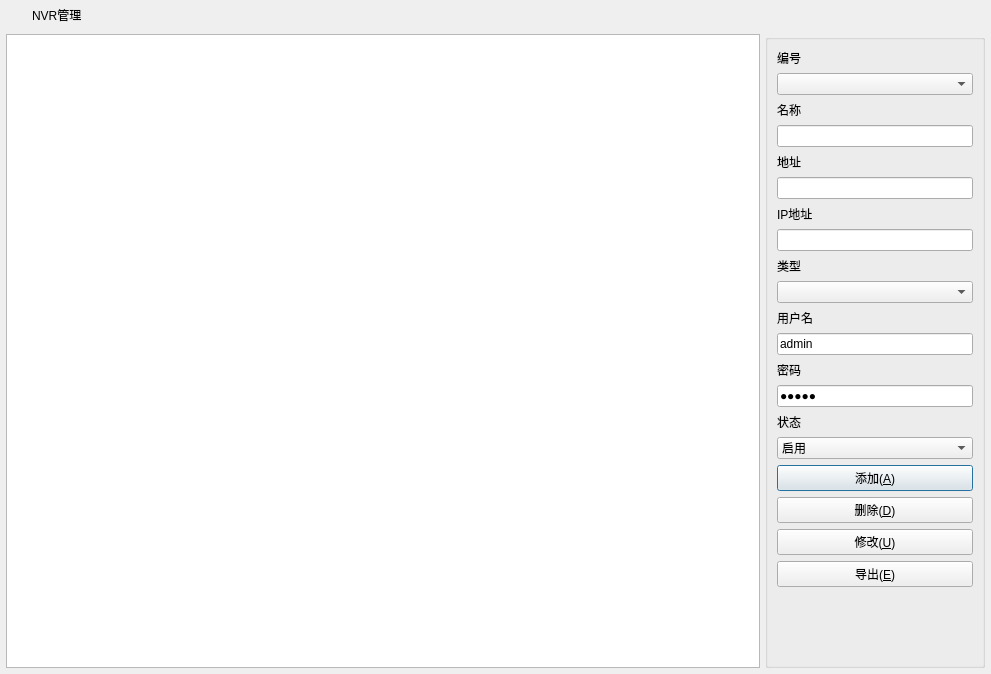
<?xml version="1.0" encoding="UTF-8"?>
<ui version="4.0">
 <class>frmNVR</class>
 <widget class="QDialog" name="frmNVR">
  <property name="geometry">
   <rect>
    <x>0</x>
    <y>0</y>
    <width>991</width>
    <height>674</height>
   </rect>
  </property>
  <property name="windowTitle">
   <string>NVR管理</string>
  </property>
  <layout class="QVBoxLayout" name="verticalLayout">
   <property name="spacing">
    <number>0</number>
   </property>
   <property name="leftMargin">
    <number>1</number>
   </property>
   <property name="topMargin">
    <number>1</number>
   </property>
   <property name="rightMargin">
    <number>1</number>
   </property>
   <property name="bottomMargin">
    <number>1</number>
   </property>
   <item>
    <widget class="QWidget" name="widget_title" native="true">
     <property name="sizePolicy">
      <sizepolicy hsizetype="Preferred" vsizetype="Fixed">
       <horstretch>0</horstretch>
       <verstretch>0</verstretch>
      </sizepolicy>
     </property>
     <property name="minimumSize">
      <size>
       <width>100</width>
       <height>28</height>
      </size>
     </property>
     <layout class="QHBoxLayout" name="horizontalLayout_2">
      <property name="spacing">
       <number>0</number>
      </property>
      <property name="leftMargin">
       <number>0</number>
      </property>
      <property name="topMargin">
       <number>0</number>
      </property>
      <property name="rightMargin">
       <number>0</number>
      </property>
      <property name="bottomMargin">
       <number>0</number>
      </property>
      <item>
       <widget class="QLabel" name="lab_Ico">
        <property name="sizePolicy">
         <sizepolicy hsizetype="Minimum" vsizetype="Preferred">
          <horstretch>0</horstretch>
          <verstretch>0</verstretch>
         </sizepolicy>
        </property>
        <property name="minimumSize">
         <size>
          <width>31</width>
          <height>0</height>
         </size>
        </property>
        <property name="text">
         <string/>
        </property>
        <property name="alignment">
         <set>Qt::AlignCenter</set>
        </property>
       </widget>
      </item>
      <item>
       <widget class="QLabel" name="lab_Title">
        <property name="sizePolicy">
         <sizepolicy hsizetype="Expanding" vsizetype="Preferred">
          <horstretch>0</horstretch>
          <verstretch>0</verstretch>
         </sizepolicy>
        </property>
        <property name="styleSheet">
         <string notr="true">font: 10pt &quot;微软雅黑&quot;;</string>
        </property>
        <property name="text">
         <string>NVR管理</string>
        </property>
        <property name="alignment">
         <set>Qt::AlignLeading|Qt::AlignLeft|Qt::AlignVCenter</set>
        </property>
       </widget>
      </item>
      <item>
       <widget class="QWidget" name="widget_menu" native="true">
        <property name="sizePolicy">
         <sizepolicy hsizetype="Minimum" vsizetype="Preferred">
          <horstretch>0</horstretch>
          <verstretch>0</verstretch>
         </sizepolicy>
        </property>
        <layout class="QHBoxLayout" name="horizontalLayout">
         <property name="spacing">
          <number>0</number>
         </property>
         <property name="leftMargin">
          <number>0</number>
         </property>
         <property name="topMargin">
          <number>0</number>
         </property>
         <property name="rightMargin">
          <number>0</number>
         </property>
         <property name="bottomMargin">
          <number>0</number>
         </property>
         <item>
          <widget class="QPushButton" name="btnMenu_Close">
           <property name="sizePolicy">
            <sizepolicy hsizetype="Minimum" vsizetype="Expanding">
             <horstretch>0</horstretch>
             <verstretch>0</verstretch>
            </sizepolicy>
           </property>
           <property name="minimumSize">
            <size>
             <width>40</width>
             <height>0</height>
            </size>
           </property>
           <property name="cursor">
            <cursorShape>ArrowCursor</cursorShape>
           </property>
           <property name="focusPolicy">
            <enum>Qt::NoFocus</enum>
           </property>
           <property name="toolTip">
            <string>关闭</string>
           </property>
           <property name="text">
            <string/>
           </property>
           <property name="flat">
            <bool>true</bool>
           </property>
          </widget>
         </item>
        </layout>
       </widget>
      </item>
     </layout>
    </widget>
   </item>
   <item>
    <widget class="QWidget" name="widget_main" native="true">
     <property name="styleSheet">
      <string notr="true">font: 11pt &quot;微软雅黑&quot;;</string>
     </property>
     <layout class="QHBoxLayout" name="horizontalLayout_3">
      <property name="spacing">
       <number>5</number>
      </property>
      <property name="leftMargin">
       <number>5</number>
      </property>
      <property name="topMargin">
       <number>5</number>
      </property>
      <property name="rightMargin">
       <number>5</number>
      </property>
      <property name="bottomMargin">
       <number>5</number>
      </property>
      <item>
       <widget class="QTableView" name="tableMain"/>
      </item>
      <item>
       <widget class="QGroupBox" name="gboxRight">
        <property name="sizePolicy">
         <sizepolicy hsizetype="Minimum" vsizetype="Preferred">
          <horstretch>0</horstretch>
          <verstretch>0</verstretch>
         </sizepolicy>
        </property>
        <property name="minimumSize">
         <size>
          <width>220</width>
          <height>0</height>
         </size>
        </property>
        <property name="title">
         <string/>
        </property>
        <layout class="QVBoxLayout" name="verticalLayout_2">
         <item>
          <widget class="QLabel" name="labNVRID">
           <property name="text">
            <string>编号</string>
           </property>
          </widget>
         </item>
         <item>
          <widget class="QComboBox" name="cboxNVRID"/>
         </item>
         <item>
          <widget class="QLabel" name="labNVRName">
           <property name="text">
            <string>名称</string>
           </property>
          </widget>
         </item>
         <item>
          <widget class="QLineEdit" name="txtNVRName">
           <property name="sizePolicy">
            <sizepolicy hsizetype="Minimum" vsizetype="Fixed">
             <horstretch>0</horstretch>
             <verstretch>0</verstretch>
            </sizepolicy>
           </property>
           <property name="text">
            <string/>
           </property>
          </widget>
         </item>
         <item>
          <widget class="QLabel" name="labNVRAddr">
           <property name="text">
            <string>地址</string>
           </property>
          </widget>
         </item>
         <item>
          <widget class="QLineEdit" name="txtNVRAddr">
           <property name="sizePolicy">
            <sizepolicy hsizetype="Minimum" vsizetype="Fixed">
             <horstretch>0</horstretch>
             <verstretch>0</verstretch>
            </sizepolicy>
           </property>
           <property name="text">
            <string/>
           </property>
          </widget>
         </item>
         <item>
          <widget class="QLabel" name="labNVRIP">
           <property name="text">
            <string>IP地址</string>
           </property>
          </widget>
         </item>
         <item>
          <widget class="QLineEdit" name="txtNVRIP">
           <property name="sizePolicy">
            <sizepolicy hsizetype="Minimum" vsizetype="Fixed">
             <horstretch>0</horstretch>
             <verstretch>0</verstretch>
            </sizepolicy>
           </property>
           <property name="text">
            <string/>
           </property>
          </widget>
         </item>
         <item>
          <widget class="QLabel" name="labNVRType">
           <property name="text">
            <string>类型</string>
           </property>
          </widget>
         </item>
         <item>
          <widget class="QComboBox" name="cboxNVRType">
           <property name="sizePolicy">
            <sizepolicy hsizetype="Minimum" vsizetype="Fixed">
             <horstretch>0</horstretch>
             <verstretch>0</verstretch>
            </sizepolicy>
           </property>
          </widget>
         </item>
         <item>
          <widget class="QLabel" name="labNVRUserName">
           <property name="text">
            <string>用户名</string>
           </property>
          </widget>
         </item>
         <item>
          <widget class="QLineEdit" name="txtNVRUserName">
           <property name="sizePolicy">
            <sizepolicy hsizetype="Minimum" vsizetype="Fixed">
             <horstretch>0</horstretch>
             <verstretch>0</verstretch>
            </sizepolicy>
           </property>
           <property name="text">
            <string>admin</string>
           </property>
          </widget>
         </item>
         <item>
          <widget class="QLabel" name="labNVRUserPwd">
           <property name="text">
            <string>密码</string>
           </property>
          </widget>
         </item>
         <item>
          <widget class="QLineEdit" name="txtNVRUserPwd">
           <property name="sizePolicy">
            <sizepolicy hsizetype="Minimum" vsizetype="Fixed">
             <horstretch>0</horstretch>
             <verstretch>0</verstretch>
            </sizepolicy>
           </property>
           <property name="text">
            <string>admin</string>
           </property>
           <property name="echoMode">
            <enum>QLineEdit::Password</enum>
           </property>
          </widget>
         </item>
         <item>
          <widget class="QLabel" name="labNVRUse">
           <property name="text">
            <string>状态</string>
           </property>
          </widget>
         </item>
         <item>
          <widget class="QComboBox" name="cboxNVRUse">
           <property name="sizePolicy">
            <sizepolicy hsizetype="Minimum" vsizetype="Fixed">
             <horstretch>0</horstretch>
             <verstretch>0</verstretch>
            </sizepolicy>
           </property>
           <item>
            <property name="text">
             <string>启用</string>
            </property>
           </item>
           <item>
            <property name="text">
             <string>禁用</string>
            </property>
           </item>
          </widget>
         </item>
         <item>
          <widget class="QPushButton" name="btnAdd">
           <property name="cursor">
            <cursorShape>PointingHandCursor</cursorShape>
           </property>
           <property name="text">
            <string>添加(&amp;A)</string>
           </property>
           <property name="icon">
            <iconset resource="rc.qrc">
             <normaloff>:/image/add.png</normaloff>:/image/add.png</iconset>
           </property>
           <property name="iconSize">
            <size>
             <width>20</width>
             <height>20</height>
            </size>
           </property>
          </widget>
         </item>
         <item>
          <widget class="QPushButton" name="btnDelete">
           <property name="cursor">
            <cursorShape>PointingHandCursor</cursorShape>
           </property>
           <property name="text">
            <string>删除(&amp;D)</string>
           </property>
           <property name="icon">
            <iconset resource="rc.qrc">
             <normaloff>:/image/delete.png</normaloff>:/image/delete.png</iconset>
           </property>
           <property name="iconSize">
            <size>
             <width>20</width>
             <height>20</height>
            </size>
           </property>
          </widget>
         </item>
         <item>
          <widget class="QPushButton" name="btnUpdate">
           <property name="cursor">
            <cursorShape>PointingHandCursor</cursorShape>
           </property>
           <property name="text">
            <string>修改(&amp;U)</string>
           </property>
           <property name="icon">
            <iconset resource="rc.qrc">
             <normaloff>:/image/update.png</normaloff>:/image/update.png</iconset>
           </property>
           <property name="iconSize">
            <size>
             <width>20</width>
             <height>20</height>
            </size>
           </property>
          </widget>
         </item>
         <item>
          <widget class="QPushButton" name="btnExcel">
           <property name="cursor">
            <cursorShape>PointingHandCursor</cursorShape>
           </property>
           <property name="text">
            <string>导出(&amp;E)</string>
           </property>
           <property name="icon">
            <iconset resource="rc.qrc">
             <normaloff>:/image/excel.png</normaloff>:/image/excel.png</iconset>
           </property>
           <property name="iconSize">
            <size>
             <width>20</width>
             <height>20</height>
            </size>
           </property>
          </widget>
         </item>
         <item>
          <spacer name="verticalSpacer">
           <property name="orientation">
            <enum>Qt::Vertical</enum>
           </property>
           <property name="sizeHint" stdset="0">
            <size>
             <width>20</width>
             <height>40</height>
            </size>
           </property>
          </spacer>
         </item>
        </layout>
       </widget>
      </item>
     </layout>
    </widget>
   </item>
  </layout>
 </widget>
 <resources>
  <include location="rc.qrc"/>
 </resources>
 <connections/>
</ui>
